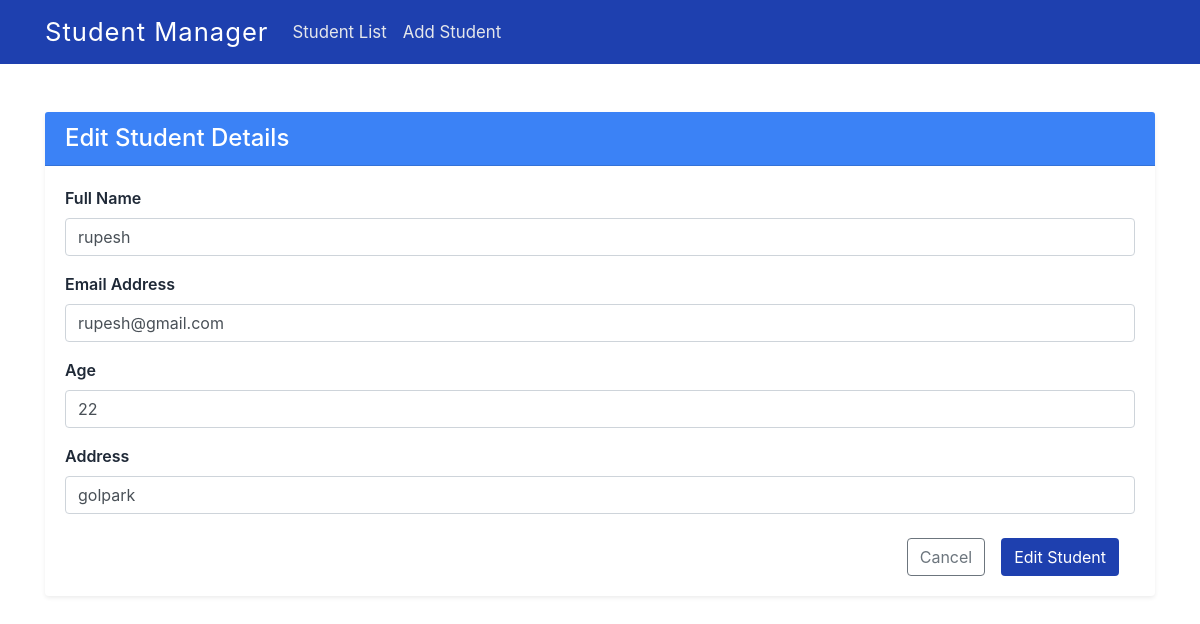
Page /edit/4/ on the committed database.
### home/models.py (models this page shows, shortened)
class Student(models.Model):
    name = models.CharField(max_length=40)
    email = models.EmailField(max_length=50)
    age = models.IntegerField()
    address = models.CharField(max_length=100)

### home/views.py (the view)
# urls.py: path('edit/<int:student_id>/', views.student_Edit, name='student_Edit'),
def student_Edit(request,student_id):
        student =get_object_or_404(Student,pk=student_id)
        if request.method == 'POST':
            student.name= request.POST.get('name')
            student.email = request.POST.get('email')
            student.age = request.POST.get('age')
            student.address = request.POST.get('address')
            student.save()
            return redirect('student_List')
        else:
            return render(request,'student_add.html',{'student':student})

### templates/student_add.html (shortened to what this page needs)
{% extends "base.html" %} {% load static %} {% block body %}
<div class="container mt-5">
  <div class="card shadow-sm border-0">
    {% if student %}
     <div class="card-header" style="background-color: #3b82f6; color: white">
      <h4 class="mb-0 fw-semibold"> Edit Student Details</h4>
    </div>
    {% else %}
    <div class="card-header" style="background-color: #3b82f6; color: white">
      <h4 class="mb-0 fw-semibold">Add Student Details</h4>
    </div>
    {% endif %}
    <div class="card-body">
      <form method="POST">
        {% if student %}
        <div class="mb-3">
          <label class="form-label" style="color: #1f2937; font-weight: 600">
            Full Name
          </label>
          <input
            type="text"
            class="form-control"
            placeholder="Enter student name"
            name="name"
            value="{{student.name}}"
          />
        </div>
        <div class="mb-3">
          <label class="form-label" style="color: #1f2937; font-weight: 600">
            Email Address
          </label>
          <input
            type="email"
            class="form-control"
            placeholder="Enter email"
            name="email"
            value="{{student.email}}"
          />
        </div>
        <div class="mb-3">
          <label class="form-label" style="color: #1f2937; font-weight: 600">
            Age
          </label>
          <input
            type="number"
            class="form-control"
            placeholder="Enter age"
            name="age"
            value="{{student.age}}"
          />
        </div>
        <div class="mb-4">
          <label class="form-label" style="color: #1f2937; font-weight: 600">
            Address
          </label>
          <input
            class="form-control"
            rows="3"
            placeholder="Enter address"
            name="address"
            value="{{student.address}}"
          />
        </div>
        <div class="d-flex justify-content-end gap-2">
          <a href="{% url 'student_List' %}" class="btn btn-outline-secondary"> Cancel </a>
          <button
            type="submit"
            class="btn mx-3"
            style="background-color: #1e40af; color: white"
          >
            Edit Student
          </button>
        </div>
        {% endif %}
      </form>
    </div>
  </div>
</div>
{% endblock body %}

### rows in the picture
Student: name "rupesh", email "rupesh@gmail.com", age "22", address "golpark"
